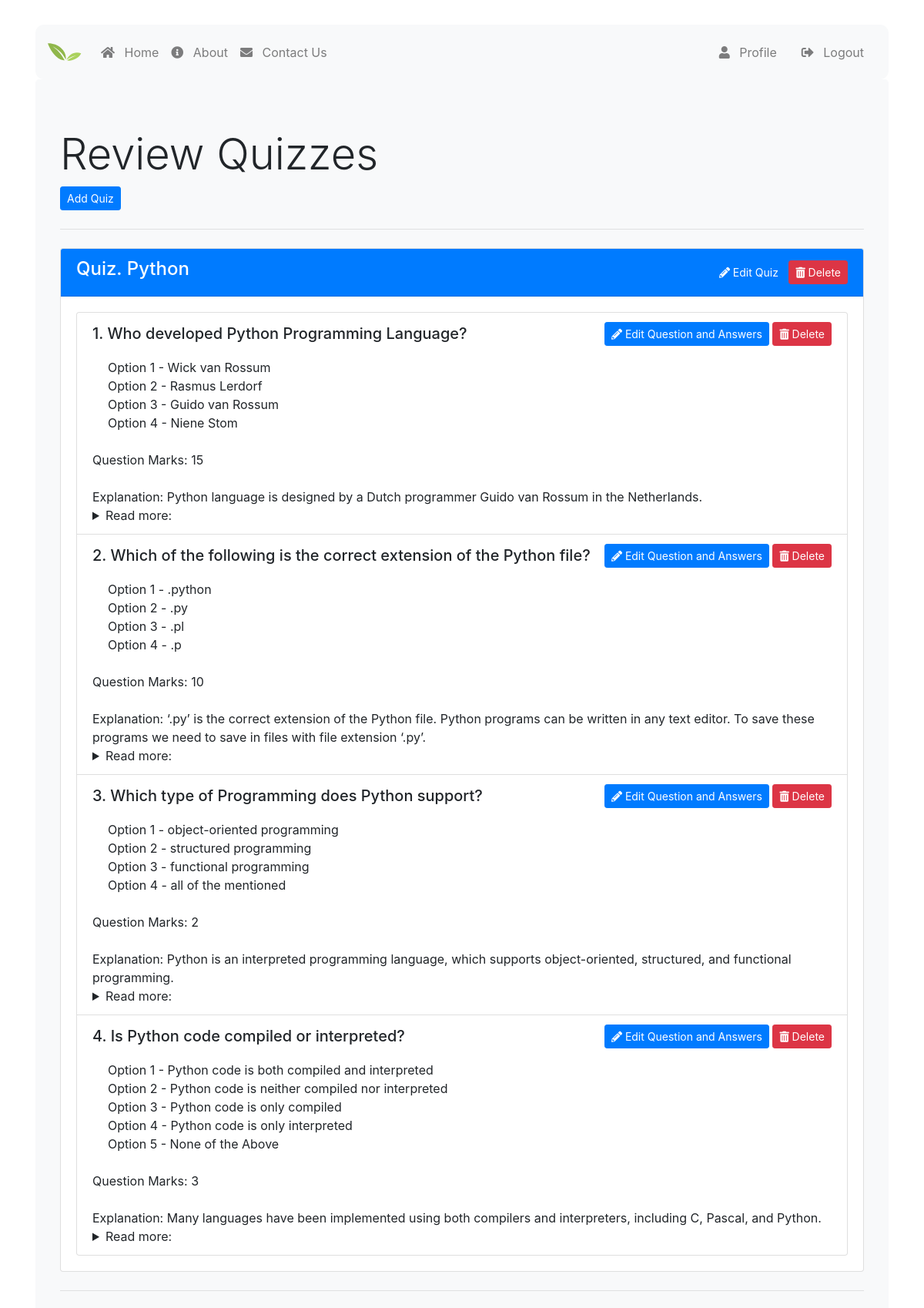
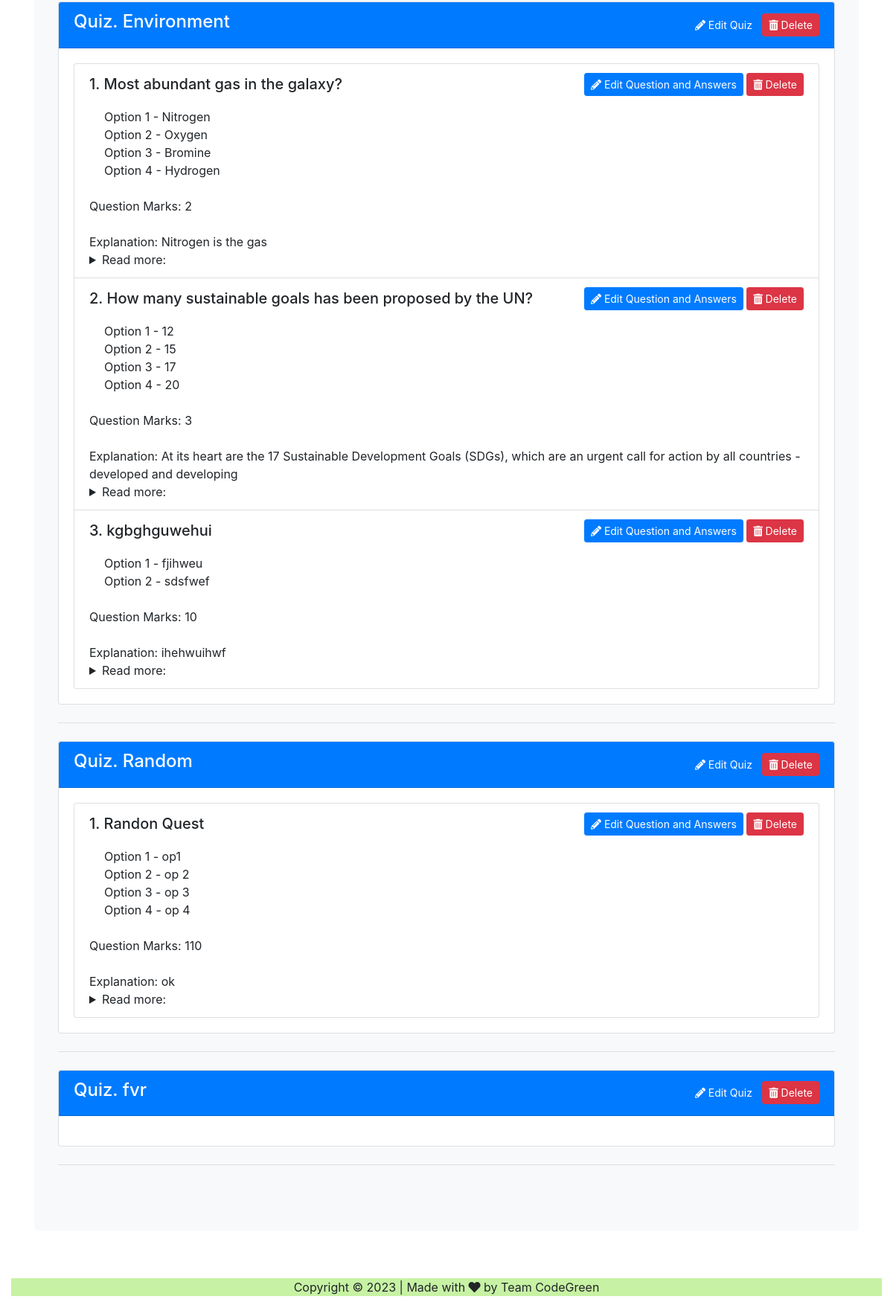
/quiz1/ (signed in), run on the app's committed database (2 pictures, top to bottom).
### users/models.py (models this page shows, shortened)
class Quiz(models.Model):
    name = models.CharField(max_length=255)

class Question(models.Model):
    text = models.CharField(max_length=255)
    quiz = models.ForeignKey(Quiz, on_delete=models.CASCADE)
    marks = models.PositiveIntegerField(default=1)
    explanation = models.TextField()
    lmore = models.TextField()

class Answer(models.Model):
    text = models.CharField(max_length=255)
    question = models.ForeignKey(Question, on_delete=models.CASCADE)
    is_correct = models.BooleanField(default=False)

### users/views.py (the view)
# urls.py: path('quiz1/', quiz_list1, name='quiz_list1'),
@login_required
@staff_member_required
def quiz_list1(request):
    quizzes = Quiz.objects.all()
    quiz_question_dict = {}
    for quiz in quizzes:
        questions = Question.objects.filter(quiz=quiz)
        quiz_question_dict[quiz] = questions
    return render(request, 'users/quiz_list1.html', {'quiz_question_dict': quiz_question_dict})

### users/templates/users/quiz_list1.html (shortened to what this page needs)
{% extends "users/base.html" %}
{% block content %}
<div class="jumbotron bg-light text-left">
    <h1 class="display-4">Review Quizzes</h1>
    <a href="{% url 'add-quiz1' %}" class="btn btn-sm btn-primary"> Add Quiz</a>
    <hr class="my-4">
    {% for quiz, questions in quiz_question_dict.items %}
    <div class="card mb-3">
        <div class="card-header bg-primary text-white">
            <div class="d-flex justify-content-between align-items-center">
                <span class="h4">Quiz. {{ quiz.name }}</span>
                <div>
                    <a href="{% url 'edit_quiz' quiz.id %}" class="btn btn-sm btn-primary"><i class="fas fa-pencil-alt"></i> Edit Quiz</a>
                    <form class="d-inline-block" action="{% url 'delete_quiz1' quiz.id %}" method="POST" onsubmit="return confirm('Are you sure you want to delete this quiz?');">
                        <button type="submit" class="btn btn-sm btn-danger"><i class="fas fa-trash-alt"></i> Delete</button>
                    </form>
                </div>
            </div>
        </div>
        <div class="card-body">
            <ul class="list-group">
                {% for question in questions %}
                <li class="list-group-item">
                    <div class="d-flex justify-content-between align-items-center">
                        <h5 class="card-title mb-0">{{ forloop.counter }}. {{ question.text }}</h5>
                        <div>
                            <a href="{% url 'edit_question' question.id %}" class="btn btn-sm btn-primary"><i class="fas fa-pencil-alt"></i> Edit Question and Answers</a>
                            <form class="d-inline-block" action="{% url 'delete_question1' quiz_id=quiz.id question_id=question.id %}" method="POST" onsubmit="return confirm('Are you sure you want to delete this question?');">
                                <button type="submit" class="btn btn-sm btn-danger"><i class="fas fa-trash-alt"></i> Delete</button>
                            </form>
                        </div>
                    </div>
                    <ul class="list-unstyled mt-3">
                        {% for answer in question.answer_set.all %}
                        <li>
                            <div class="form-check">
                                <label class="form-check-label" for="answer_{{ answer.id }}">Option {{ forloop.counter }} - {{ answer.text }}</label>
                            </div>
                        </li>
                        {% endfor %}
                        <br>Question Marks: {{ question.marks }}</br>
                        <br>Explanation: {{ question.explanation }}</br>
                        <details>
                            <summary>Read more:</summary>
                          </details>
                    </ul>
                </li>
                {% endfor %}
            </ul>
        </div>
    </div>
    <hr class="my-4">
    {% endfor %}
</div>
{% endblock content %}

### users/templates/users/base.html (shortened to what this page needs)
{% load static %}
<!doctype html>
<html lang="en">
    <head>
        <link rel="stylesheet"
            href="https://maxcdn.bootstrapcdn.com/bootstrap/4.0.0/css/bootstrap.min.css"
>
        <link rel="stylesheet"
            href="https://use.fontawesome.com/releases/v5.8.2/css/all.css"
>
        <link rel="stylesheet" href="{% static 'styles/base.css' %}">
    </head>
    <body>
        <div class="container p-3 my-3 content-wrap">
            <div class="row">
                <div class="col-md-12">
                    {% include 'users/navbar.html' %}
                    {% block content %}
                    {% endblock %}
                </div>
            </div>
        </div>
        <footer>
            <div class="col-md-12 text-center">
                <p class="copyright footer-01">
                    Copyright &copy; 2023 | Made with
                    <i class="fas fa-heart"></i>
                    by Team CodeGreen
                </p>
            </div>
        </footer>
    </body>
</html>

### users/templates/users/navbar.html (shortened to what this page needs)
{% load static %}
<nav class="navbar navbar-expand-lg navbar-light bg-light" style="border-radius: 0.7em;">
    <a class="navbar-brand" href="/">
        <link rel="stylesheet" href="{% static 'styles/navbar.css' %}">
        <img src="{% static 'icons/icon-main.svg' %}" height="45" alt="GreenLeaf Logo" loading="lazy"/>
    </a>
    <div class="collapse navbar-collapse" id="navbarSupportedContent">
        <ul class="navbar-nav mr-auto">
            {% if user.is_authenticated %}
            <li class="nav-item">
                <a class="nav-link" href="/">
                    <i class="fas fa-home"></i>
                    <span class="ml-2">Home</span>
                </a>
            </li>
            {% endif %}
            <li class="nav-item">
                <a class="nav-link" href="{% url 'about' %}">
                    <i class="fas fa-info-circle"></i>
                    <span class="ml-2">About</span>
                </a>
            </li>
            <li class="nav-item">
                <a class="nav-link" href="{% url 'contact' %}">
                    <i class="fas fa-envelope"></i>
                    <span class="ml-2">Contact Us</span>
                </a>
            </li>
        </ul>
        <form class="form-inline my-2 my-lg-0">
            {% if user.is_authenticated %}
            <a href="{% url 'users-profile' %}" class="nav-item nav-link">
                <i class="fas fa-user"></i>
                <span class="ml-2">Profile</span>
            </a>
            <a href="{% url 'logout' %}" class="nav-item nav-link">
                <i class="fas fa-sign-out-alt"></i>
                <span class="ml-2">Logout</span>
            </a>
            {% endif %}
        </form>
    </div>
</nav>

### static/styles/base.css (style rules this page uses)
.footer-01 { background-color: #C7F2A4; }
footer { position: relative; bottom: 0; width: 100%; height: 2.5rem; }
a { color: rgba(0,0,0,0.5) }
body { background-image: url("https://jooinn.com/images/leaf-background-2.jpg"); background-repeat: repeat-y; background-attachment: fixed; background-size: cover; }

### static/styles/navbar.css (style rules this page uses)
.navbar { background-color: transparent; box-shadow: none; }
.nav-link .fas { transform: rotate(0deg); transition: transform 0.3s ease-in-out; }

### data on the page
Quiz: name "Python"
Question: text "Who developed Python Programming Language?", marks "15", explanation "Python language is designed by a Dutch programmer Guido van Rossum in the Netherlands."
Answer: text "Wick van Rossum"
Answer: text "Rasmus Lerdorf"
Answer: text "Guido van Rossum"
Answer: text "Niene Stom"
Question: text "Which of the following is the correct extension of the Python file?", marks "10", explanation "‘.py’ is the correct extension of the Python file. Python programs can be written in any text editor. To save these programs we need to save in files with file extension ‘.py’."
Answer: text ".python"
Answer: text ".py"
Answer: text ".pl"
Answer: text ".p"
Question: text "Which type of Programming does Python support?", marks "2", explanation "Python is an interpreted programming language, which supports object-oriented, structured, and functional programming."
Answer: text "object-oriented programming"
Answer: text "structured programming"
Answer: text "functional programming"
Answer: text "all of the mentioned"
Question: text "Is Python code compiled or interpreted?", marks "3", explanation "Many languages have been implemented using both compilers and interpreters, including C, Pascal, and Python."
Answer: text "Python code is both compiled and interpreted"
Answer: text "Python code is neither compiled nor interpreted"
Answer: text "Python code is only compiled"
Answer: text "Python code is only interpreted"
Answer: text "None of the Above"
Quiz: name "Environment"
Question: text "Most abundant gas in the galaxy?", marks "2", explanation "Nitrogen is the gas"
Answer: text "Nitrogen"
Answer: text "Oxygen"
Answer: text "Bromine"
Answer: text "Hydrogen"
Question: text "How many sustainable goals has been proposed by the UN?", marks "3", explanation "At its heart are the 17 Sustainable Development Goals (SDGs), which are an urgent call for action by all countries - developed and developing"
Answer: text "12"
Answer: text "15"
Answer: text "17"
Answer: text "20"
Question: text "kgbghguwehui", marks "10", explanation "ihehwuihwf"
Answer: text "fjihweu"
Answer: text "sdsfwef"
Quiz: name "Random"
Question: text "Randon Quest", marks "110", explanation "ok"
Answer: text "op1"
Answer: text "op 2"
Answer: text "op 3"
Answer: text "op 4"
Quiz: name "fvr"
